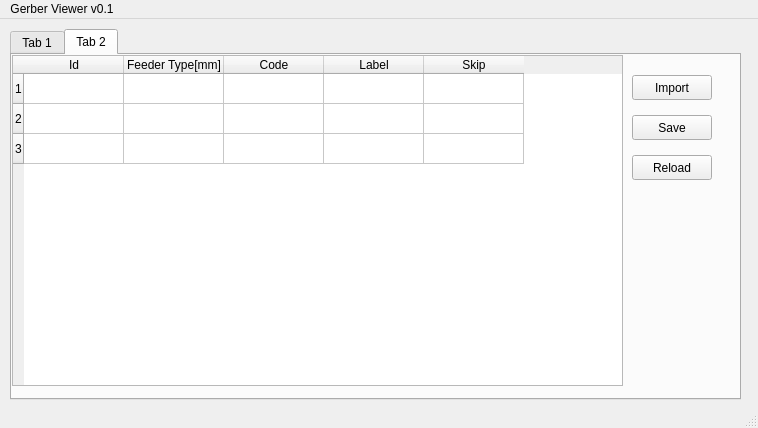
<?xml version="1.0" encoding="UTF-8"?>
<ui version="4.0">
 <class>MainWindow</class>
 <widget class="QMainWindow" name="MainWindow">
  <property name="geometry">
   <rect>
    <x>0</x>
    <y>0</y>
    <width>758</width>
    <height>428</height>
   </rect>
  </property>
  <property name="windowTitle">
   <string>MainWindow</string>
  </property>
  <widget class="QWidget" name="centralwidget">
   <widget class="QTabWidget" name="tabsWidget">
    <property name="geometry">
     <rect>
      <x>10</x>
      <y>10</y>
      <width>731</width>
      <height>371</height>
     </rect>
    </property>
    <property name="currentIndex">
     <number>1</number>
    </property>
    <widget class="QWidget" name="tab_1">
     <attribute name="title">
      <string>Tab 1</string>
     </attribute>
     <widget class="QWidget" name="horizontalLayoutWidget">
      <property name="geometry">
       <rect>
        <x>10</x>
        <y>10</y>
        <width>511</width>
        <height>321</height>
       </rect>
      </property>
      <layout class="QHBoxLayout" name="horizontalLayout_3">
       <item>
        <widget class="QScrollArea" name="scrollArea">
         <property name="widgetResizable">
          <bool>true</bool>
         </property>
         <widget class="QWidget" name="scrollAreaWidgetContents_3">
          <property name="geometry">
           <rect>
            <x>0</x>
            <y>0</y>
            <width>507</width>
            <height>317</height>
           </rect>
          </property>
          <widget class="QGraphicsView" name="canvas">
           <property name="geometry">
            <rect>
             <x>0</x>
             <y>0</y>
             <width>511</width>
             <height>321</height>
            </rect>
           </property>
          </widget>
         </widget>
        </widget>
       </item>
      </layout>
     </widget>
     <widget class="QWidget" name="horizontalLayoutWidget_2">
      <property name="geometry">
       <rect>
        <x>529</x>
        <y>9</y>
        <width>191</width>
        <height>321</height>
       </rect>
      </property>
      <layout class="QHBoxLayout" name="horizontalLayout_4"/>
     </widget>
    </widget>
    <widget class="QWidget" name="tab_2">
     <attribute name="title">
      <string>Tab 2</string>
     </attribute>
     <widget class="QTableWidget" name="FeederTable">
      <property name="geometry">
       <rect>
        <x>0</x>
        <y>0</y>
        <width>611</width>
        <height>331</height>
       </rect>
      </property>
      <row/>
      <row/>
      <row/>
      <column>
       <property name="text">
        <string>Id</string>
       </property>
      </column>
      <column>
       <property name="text">
        <string>Feeder Type[mm]</string>
       </property>
      </column>
      <column>
       <property name="text">
        <string>Code</string>
       </property>
      </column>
      <column>
       <property name="text">
        <string>Label</string>
       </property>
      </column>
      <column>
       <property name="text">
        <string>Skip</string>
       </property>
      </column>
     </widget>
     <widget class="QPushButton" name="ImportButton">
      <property name="geometry">
       <rect>
        <x>620</x>
        <y>20</y>
        <width>80</width>
        <height>25</height>
       </rect>
      </property>
      <property name="text">
       <string>Import</string>
      </property>
     </widget>
     <widget class="QPushButton" name="SaveButton">
      <property name="geometry">
       <rect>
        <x>620</x>
        <y>60</y>
        <width>80</width>
        <height>25</height>
       </rect>
      </property>
      <property name="text">
       <string>Save</string>
      </property>
     </widget>
     <widget class="QPushButton" name="ReloadButton">
      <property name="geometry">
       <rect>
        <x>620</x>
        <y>100</y>
        <width>80</width>
        <height>25</height>
       </rect>
      </property>
      <property name="text">
       <string>Reload</string>
      </property>
     </widget>
    </widget>
   </widget>
  </widget>
  <widget class="QMenuBar" name="menubar">
   <property name="geometry">
    <rect>
     <x>0</x>
     <y>0</y>
     <width>758</width>
     <height>22</height>
    </rect>
   </property>
   <widget class="QMenu" name="menuGerber_Viewer_v0_1">
    <property name="title">
     <string>Gerber Viewer v0.1</string>
    </property>
   </widget>
   <addaction name="menuGerber_Viewer_v0_1"/>
  </widget>
  <widget class="QStatusBar" name="statusbar"/>
 </widget>
 <resources/>
 <connections/>
</ui>
